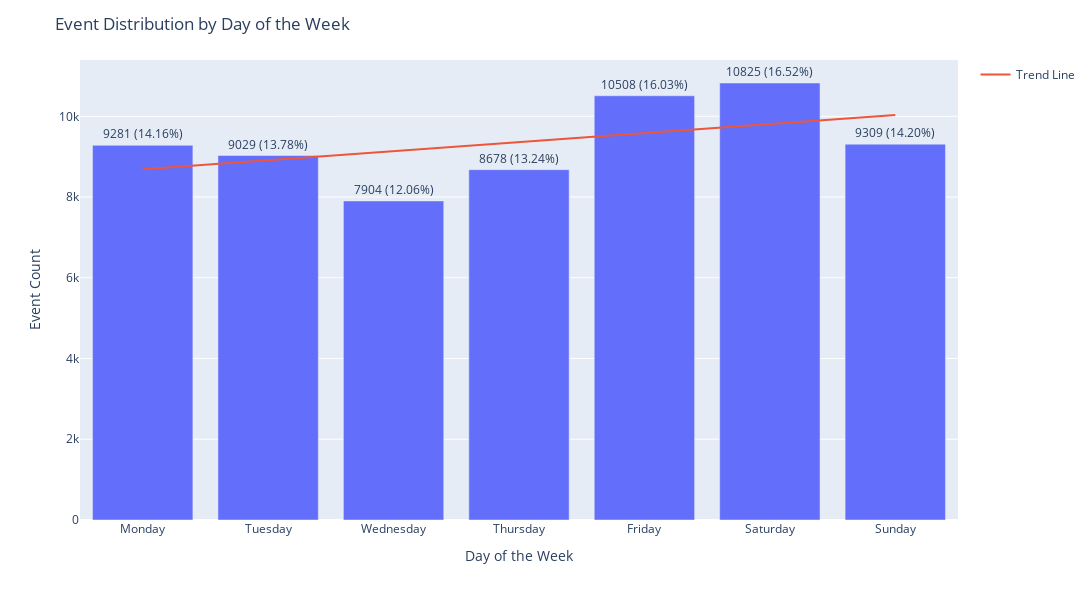

Write notebook code for a chart like this one.
### Markdown cell above
## <b>2.3 <span style='color:#ff5277'> WEEKLY EVENT DISTRIBUTION STUDY</span></b>

### Code cell
# Define a custom order for days of the week
day_order = ['Monday', 'Tuesday', 'Wednesday', 'Thursday', 'Friday', 'Saturday', 'Sunday']

# Count events by day of the week
day_of_week_counts = df['day_of_week'].value_counts()

# Sort the counts based on the custom day order
day_of_week_counts = day_of_week_counts.reindex(day_order)

# Create a bar plot to visualize the distribution
fig = px.bar(day_of_week_counts, x=day_of_week_counts.index, y=day_of_week_counts.values)
fig.update_layout(title='Event Distribution by Day of the Week', xaxis_title='Day of the Week', yaxis_title='Event Count')

# Add value and percentage annotations
total_events = day_of_week_counts.sum()
annotations = [f"{count} ({count/total_events*100:.2f}%)" for count in day_of_week_counts]

fig.update_traces(text=annotations, textposition='outside')
fig.update_layout(uniformtext_minsize=8, uniformtext_mode='hide')
fig.update_layout(height=600, width=1500)

# Add a trend line
day_of_week_counts = day_of_week_counts.reset_index()
day_of_week_counts.columns = ['day_of_week', 'event_count']
day_of_week_counts['day_index'] = day_of_week_counts['day_of_week'].apply(lambda x: day_order.index(x))
X = sm.add_constant(day_of_week_counts['day_index'])
y = day_of_week_counts['event_count']

model = sm.OLS(y, X).fit()
trend_line = model.predict(X)

fig.add_scatter(x=day_order, y=trend_line, mode='lines', name='Trend Line')
fig.update_layout(height=600, width=1100)

fig.show()

### Figure 1 — Plotly figure (JSON) as saved in the notebook; plotly's stock layout.template omitted (floating-point values rounded to 4 significant figures)
{"data": [{"alignmentgroup": "True", "hovertemplate": "day_of_week=%{x}<br>y=%{y}<extra></extra>", "legendgroup": "", "marker": {"color": "#636efa", "pattern": {"shape": ""}}, "name": "", "offsetgroup": "", "orientation": "v", "showlegend": false, "text": ["9281 (14.16%)", "9029 (13.78%)", "7904 (12.06%)", "8678 (13.24%)", "10508 (16.03%)", "10825 (16.52%)", "9309 (14.20%)"], "textposition": "outside", "type": "bar", "x": ["Monday", "Tuesday", "Wednesday", "Thursday", "Friday", "Saturday", "Sunday"], "xaxis": "x", "y": [9281, 9029, 7904, 8678, 10508, 10825, 9309], "yaxis": "y"}, {"mode": "lines", "name": "Trend Line", "type": "scatter", "x": ["Monday", "Tuesday", "Wednesday", "Thursday", "Friday", "Saturday", "Sunday"], "y": [8689.0, 8913.0, 9138.0, 9362.0, 9586.0, 9811.0, 10030.0]}], "layout": {"barmode": "relative", "height": 600, "legend": {"tracegroupgap": 0}, "margin": {"t": 60}, "title": {"text": "Event Distribution by Day of the Week"}, "uniformtext": {"minsize": 8, "mode": "hide"}, "width": 1100, "xaxis": {"anchor": "y", "domain": [0, 1], "title": {"text": "Day of the Week"}}, "yaxis": {"anchor": "x", "domain": [0, 1], "title": {"text": "Event Count"}}}}
